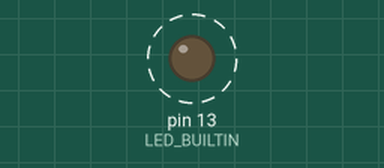
This sketch was run on a simulated Arduino Uno, built with avr-gcc and run on an emulated ATmega328P. Parts: output pins drawn as LEDs (lit = HIGH). Dashed ring = blinking. What the sketch prints to the serial monitor is not drawn.

Above: at 0.2 s.
Timing chart, 0 to 3.0 s (numbered marks = the images above):
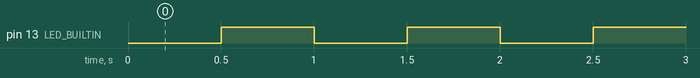

Measured:
- by itself, pin 13 (LED_BUILTIN): alternates HIGH for 0.50 s and LOW for 0.50 s

The sketch:

Serial_Test.ino
```cpp
/*
  Serial_Test.ino
  Diagnostic sketch — no `while (!Serial)` gate, no IMU calls.

  The LED blinks on its own regardless of whether a Serial Monitor is
  connected, so you can tell "is the board even running my code?"
  independently of "is Serial actually getting through?".

  Use this to bisect a no-output problem:
    - LED doesn't blink at all -> upload/board problem (wrong board/port
      selected, upload didn't actually take, bad cable).
    - LED blinks but no text ever appears in Serial Monitor -> Serial
      Monitor problem (wrong port, wrong baud rate — must be 115200,
      monitor opened before/instead of after upload finished).
    - Both work here, but accelerometer_testing.ino still hangs with
      zero output -> the hang is inside IMU.begin() (I2C/library issue),
      see Serial_Test_With_IMU below.
*/

void setup() {
  pinMode(LED_BUILTIN, OUTPUT);
  Serial.begin(115200);
}

unsigned long lastToggle = 0;
bool ledOn = false;
unsigned long counter = 0;

void loop() {
  unsigned long now = millis();
  if (now - lastToggle >= 500) {
    lastToggle = now;
    ledOn = !ledOn;
    digitalWrite(LED_BUILTIN, ledOn ? HIGH : LOW);

    // Serial.print works fine even with no Monitor connected on native-USB
    // boards -- it just gets discarded until something opens the port.
    Serial.print("alive #");
    Serial.println(counter++);
  }
}
```
